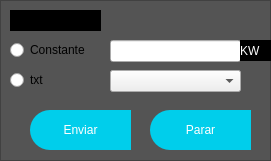
                 <widget class="QFrame" name="frame_2">
                  <property name="geometry">
                   <rect>
                    <x>900</x>
                    <y>200</y>
                    <width>271</width>
                    <height>161</height>
                   </rect>
                  </property>
                  <property name="styleSheet">
                   <string notr="true">QFrame{
background-color:rgb(84, 84, 84);
}

QPushButton{
background-color: rgb(0, 206, 235);
border-top-left-radius: 20px;
border-bottom-left-radius:20px;
border-color:rgb(0,0,0);
color: rgb(255,255,255);
font: 77 10pt &quot;Arial Black&quot;
}

QPushButton:hover{
background-color: white;
border-top-left-radius: 20px;
border-bottom-left-radius:20px;
color: rgb(0,0,0);
font: 77 10pt &quot;Arial Black&quot;
}</string>
                  </property>
                  <property name="frameShape">
                   <enum>QFrame::StyledPanel</enum>
                  </property>
                  <property name="frameShadow">
                   <enum>QFrame::Raised</enum>
                  </property>
                  <widget class="QPushButton" name="pushButton_set_pow">
                   <property name="geometry">
                    <rect>
                     <x>30</x>
                     <y>110</y>
                     <width>101</width>
                     <height>40</height>
                    </rect>
                   </property>
                   <property name="minimumSize">
                    <size>
                     <width>0</width>
                     <height>40</height>
                    </size>
                   </property>
                   <property name="styleSheet">
                    <string notr="true">font: 10pt &quot;Segoe UI&quot;;
border-bottom-color: rgb(0, 0, 0);</string>
                   </property>
                   <property name="text">
                    <string>Enviar</string>
                   </property>
                  </widget>
                  <widget class="QPushButton" name="pushButton_4">
                   <property name="geometry">
                    <rect>
                     <x>150</x>
                     <y>110</y>
                     <width>101</width>
                     <height>40</height>
                    </rect>
                   </property>
                   <property name="minimumSize">
                    <size>
                     <width>0</width>
                     <height>40</height>
                    </size>
                   </property>
                   <property name="styleSheet">
                    <string notr="true">font: 10pt &quot;Segoe UI&quot;;</string>
                   </property>
                   <property name="text">
                    <string>Parar</string>
                   </property>
                  </widget>
                  <widget class="QRadioButton" name="radioButton">
                   <property name="geometry">
                    <rect>
                     <x>10</x>
                     <y>40</y>
                     <width>89</width>
                     <height>20</height>
                    </rect>
                   </property>
                   <property name="text">
                    <string>Constante</string>
                   </property>
                  </widget>
                  <widget class="QRadioButton" name="radioButton_2">
                   <property name="geometry">
                    <rect>
                     <x>10</x>
                     <y>70</y>
                     <width>89</width>
                     <height>20</height>
                    </rect>
                   </property>
                   <property name="text">
                    <string>txt</string>
                   </property>
                  </widget>
                  <widget class="QComboBox" name="comboBox">
                   <property name="geometry">
                    <rect>
                     <x>110</x>
                     <y>70</y>
                     <width>131</width>
                     <height>22</height>
                    </rect>
                   </property>
                  </widget>
                  <widget class="QLineEdit" name="line_c_pow">
                   <property name="geometry">
                    <rect>
                     <x>110</x>
                     <y>40</y>
                     <width>131</width>
                     <height>22</height>
                    </rect>
                   </property>
                  </widget>
                  <widget class="QLabel" name="label_25">
                   <property name="geometry">
                    <rect>
                     <x>240</x>
                     <y>40</y>
                     <width>31</width>
                     <height>21</height>
                    </rect>
                   </property>
                   <property name="styleSheet">
                    <string notr="true">font: 700 14pt &quot;Segoe UI&quot;;
border-color: rgb(0, 0, 0);
background-color: rgb(0, 0, 0);
color: rgb(255, 255, 255);</string>
                   </property>
                   <property name="text">
                    <string>KW</string>
                   </property>
                  </widget>
                  <widget class="QLabel" name="label_12">
                   <property name="geometry">
                    <rect>
                     <x>10</x>
                     <y>10</y>
                     <width>91</width>
                     <height>21</height>
                    </rect>
                   </property>
                   <property name="styleSheet">
                    <string notr="true">font: 10pt &quot;Segoe UI&quot;;
background-color: rgb(0, 0, 0);</string>
                   </property>
                   <property name="text">
                    <string>Carga</string>
                   </property>
                  </widget>
                 </widget>
